Frame 1 (no input): blank canvas, image omitted
Frame 60 (no input): blank canvas, image omitted
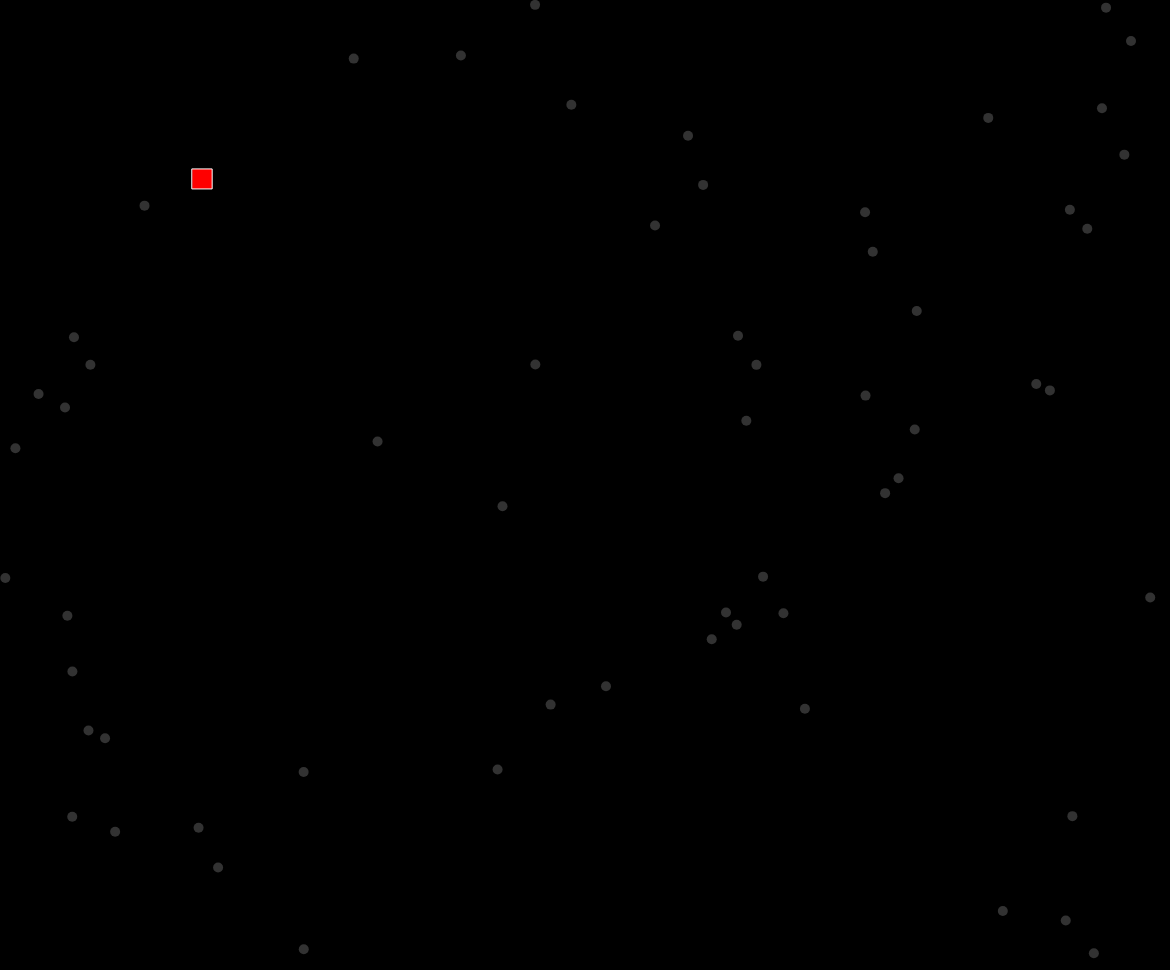
Frame 120 (the mouse pressed at the canvas centre since frame 60)

The p5.js sketch whose frames 1 and 60 were blank and that drew this single picture after the mouse press (run headless with seeded random() and noise() and a simulated clock; from frame 60 on, the mouse is pressed at the canvas centre):

// p5.js sketch
// ── sketch.js
let x = 200
let y = 200
let overlay

function setup() {
  createCanvas(windowWidth - 30, windowHeight - 30)
  overlay = createGraphics(windowWidth - 30, windowHeight - 30)
  // testing: overlay.background(255, 0, 0)
  // clear() makes the backgound transparent
  overlay.clear()
  background(0)
}

function draw() {
  background(0)
  x += random(-5, 5)
  y += random(-5, 5)

  // No trail
  // This will be on the bottom layer and if I want this on top,
  // just put it after image overlay function
  fill(255, 0, 0)
  stroke(255)
  rectMode(CENTER)
  rect(x, y, 20, 20)

  // Trail
  if (mouseIsPressed) {
    let randomX = random(width)
    let randomY = random(height)
    overlay.fill(255, 50)
    overlay.noStroke()
    overlay.ellipse(randomX, randomY, 10, 10)
  }

  image(overlay, 0, 0)
}
